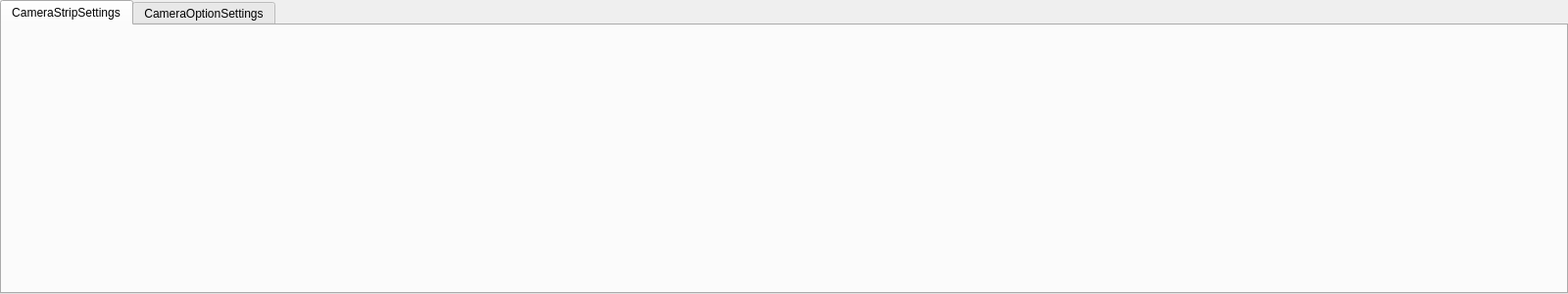
<?xml version="1.0" encoding="UTF-8"?>
<ui version="4.0">
 <class>CameraSettings</class>
 <widget class="QWidget" name="CameraSettings">
  <property name="geometry">
   <rect>
    <x>0</x>
    <y>0</y>
    <width>1600</width>
    <height>300</height>
   </rect>
  </property>
  <property name="windowTitle">
   <string>Form</string>
  </property>
  <layout class="QGridLayout" name="gridLayout">
   <property name="leftMargin">
    <number>0</number>
   </property>
   <property name="topMargin">
    <number>0</number>
   </property>
   <property name="rightMargin">
    <number>0</number>
   </property>
   <property name="bottomMargin">
    <number>0</number>
   </property>
   <property name="spacing">
    <number>0</number>
   </property>
   <item row="0" column="0">
    <widget class="QTabWidget" name="tabCameraSettings">
     <property name="currentIndex">
      <number>0</number>
     </property>
     <widget class="CameraStripSettings" name="tabCameraStripSettings">
      <attribute name="title">
       <string>CameraStripSettings</string>
      </attribute>
     </widget>
     <widget class="CameraOptionSettings" name="tabCameraOptionSettings">
      <attribute name="title">
       <string>CameraOptionSettings</string>
      </attribute>
     </widget>
    </widget>
   </item>
  </layout>
 </widget>
 <customwidgets>
  <customwidget>
   <class>CameraStripSettings</class>
   <extends>QWidget</extends>
   <header>UIClass/CameraWidget/CameraStripSettings.h</header>
   <container>1</container>
  </customwidget>
  <customwidget>
   <class>CameraOptionSettings</class>
   <extends>QWidget</extends>
   <header>UIClass/CameraWidget/CameraOptionSettings.h</header>
   <container>1</container>
  </customwidget>
 </customwidgets>
 <resources/>
 <connections/>
</ui>
